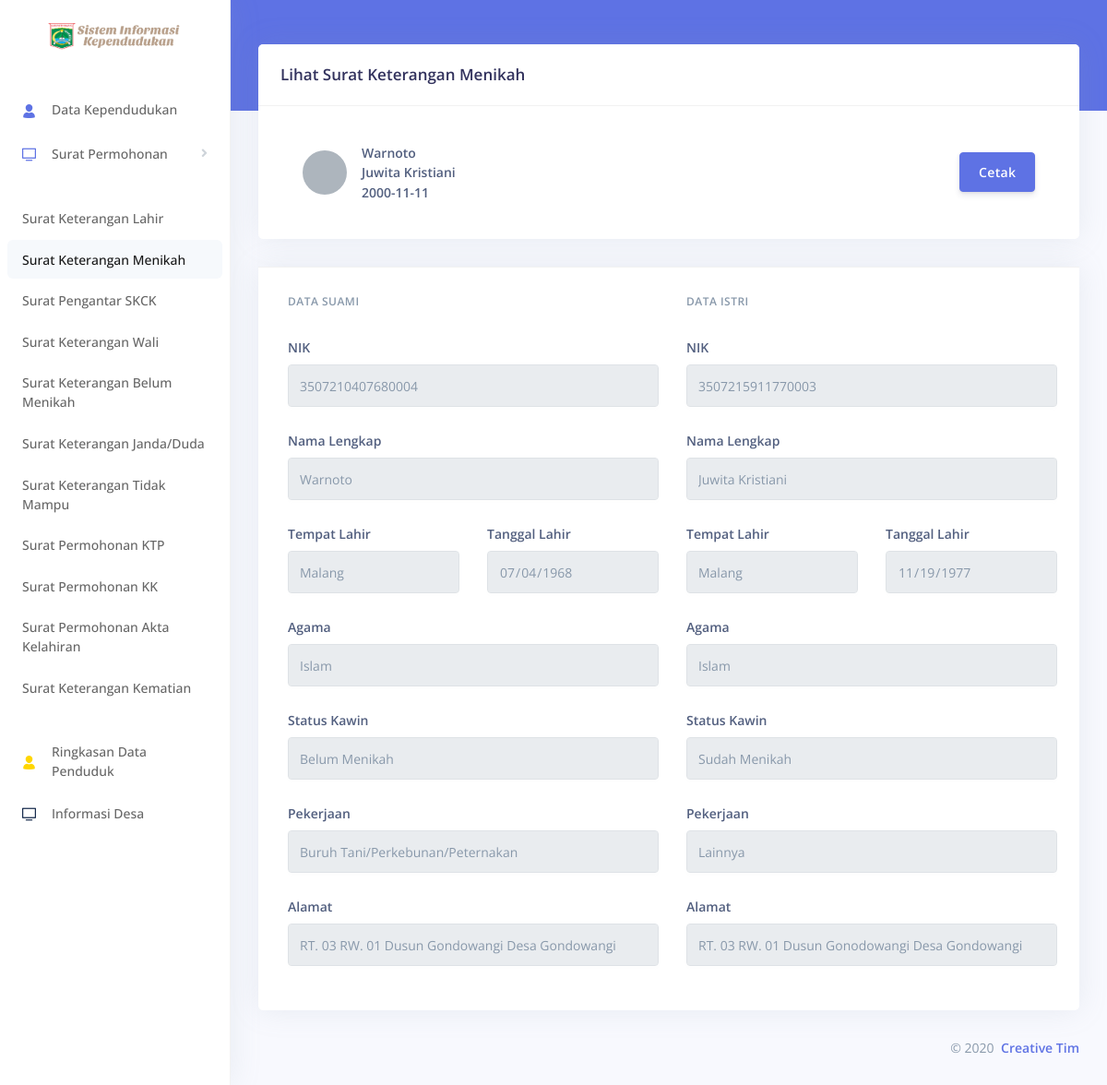
The app's page /Surat_KetMenikah/lihat_data/82 with its own data.
### tables this page shows
CREATE TABLE `surat` (
  `NIK_pemohon` varchar(16) DEFAULT NULL,
  `No_surat` int(11) NOT NULL,
  `jenis_surat` varchar(40) DEFAULT NULL,
  `tanggal_pengajuan` datetime DEFAULT current_timestamp(),
  `tanggal_terima` datetime DEFAULT current_timestamp(),
  `Nama_lahir` varchar(16) DEFAULT NULL,
  `Jenis_kelamin` enum('Laki-laki','Perempuan') DEFAULT NULL,
  `Jam_lahir` time DEFAULT NULL,
  `Hari_lahir` enum('Senin','Selasa','Rabu','Kamis','Jum''at','Sabtu','Minggu') NOT NULL,
  `Tanggal_lahir` date DEFAULT NULL,
  `Tempat_lahir` varchar(16) DEFAULT NULL,
  `Nama_ayah` varchar(16) DEFAULT NULL,
  `Nama_ibu` varchar(16) DEFAULT NULL,
  `Anak_ke` int(11) DEFAULT NULL,
  `Tanggal_kematian` date DEFAULT NULL,
  `Hari_mati` enum('Senin','Selasa','Rabu','Kamis','Jum''at','Sabtu') DEFAULT NULL,
  `Sebab_kematian` varchar(50) DEFAULT NULL,
  `Lokasi_kematian` varchar(50) DEFAULT NULL,
  `Tanggal_menikah` date DEFAULT NULL,
  `Wali_dari` varchar(16) DEFAULT NULL,
  `Keperluan` varchar(16) DEFAULT NULL,
  `Status_perceraian` varchar(30) DEFAULT NULL,
  `NIK_suami` varchar(16) DEFAULT NULL,
  `NIK_istri` varchar(16) DEFAULT NULL,
  `KK_Lama` varchar(15) DEFAULT NULL,
  `NIK_KK_Lama` varchar(16) DEFAULT NULL,
  `KK_ditempati` varchar(15) DEFAULT NULL,
  `NIK_KK_ditempati` varchar(16) DEFAULT NULL,
  `Alasan` varchar(30) DEFAULT NULL
);

CREATE TABLE `data_penduduk` (
  `No_KK` varchar(16) NOT NULL,
  `Nama_Lengkap` varchar(30) DEFAULT NULL,
  `NIK` varchar(16) NOT NULL,
  `Jenis_Kelamin` enum('Laki-laki','Perempuan') DEFAULT NULL,
  `Tempat_Lahir` varchar(30) DEFAULT NULL,
  `Tanggal_Lahir` date DEFAULT NULL,
  `Agama` enum('Islam','Kristen','Katholik','Hindu','Budha') DEFAULT NULL,
  `No_Telp` varchar(16) NOT NULL,
  `No_RT` int(11) NOT NULL,
  `No_RW` int(11) NOT NULL,
  `Dusun` varchar(15) NOT NULL,
  `Kode_pos` int(11) NOT NULL,
  `Pendidikan` enum('Belum Tamat SD/Sederajat','Tidak Tamat SD/Sederajat','SD/Sederajat','SMP/Sederajat','SMA/Sederajat','D1','D2','D3','S1','S2') NOT NULL,
  `Pekerjaan` enum('Apoteker','Bidan','Buruh Tani/Perkebunan/Peternakan','Dosen/Guru','Industri','Karyawan BUMd/BUMN/Honorer/Swasta','Polisi/TNI','Konstruksi/Mekanik','RT','Pedagang','ASN','Pelajar','Wiraswasta','Belum/Tidak Bekerja','Lainnya') NOT NULL,
  `Gol_darah` enum('A','B','O','AB') NOT NULL,
  `Status_kawin` varchar(15) NOT NULL,
  `Tanggal_kawin` date NOT NULL,
  `SHDK` enum('Kepala Keluarga','Istri','Anak','Menantu','Mertua','Orang Tua','Suami','Cucu','Famili Lain','Lainnya') NOT NULL,
  `Status_keberadaan` varchar(10) NOT NULL
);

### application/controllers/Surat_KetMenikah.php (called while the page is built, shortened)
<?php
class Surat_KetMenikah extends CI_Controller
{
    function __construct()
    {
        $this->load->library('pdf');
        $this->load->model('M_ketmenikah');
        $this->load->library('session');
    }
    public function lihat_data($No_surat)
    {
        $this->load->model('M_ketmenikah');
        $data['detail'] = $this->M_ketmenikah->lihat($No_surat);
        $data['detail2'] = $this->M_ketmenikah->lihat2($No_surat);
        $this->load->view('templates/header3');
        $this->load->view('keterangan_menikah/v_lihatketmenikah', $data);
        $this->load->view('templates/footer');
    }
}

### index.php (called while the page is built, shortened)
<?php
require_once BASEPATH.'core/CodeIgniter.php';

### application/models/M_ketmenikah.php (called while the page is built, shortened)
<?php
class M_ketmenikah extends CI_Model
{
    public function lihat($No_surat = NULL)
    {
        return $this->db->from('data_penduduk')
            ->join('surat', 'surat.NIK_suami=data_penduduk.NIK')->where('surat.No_surat', $No_surat)
            ->get()
            ->row();
    }
    public function lihat2($No_surat = NULL)
    {
        return $this->db->from('data_penduduk')
            ->join('surat', 'surat.NIK_istri=data_penduduk.NIK')->where('surat.No_surat', $No_surat)
            ->get()
            ->row();
    }
}

### application/views/keterangan_menikah/v_lihatketmenikah.php (the view, shortened to what this page needs)
<div class="main-content" id="panel">
    <div class="header bg-primary pb-6">
      <div class="container-fluid">
        <div class="header-body">
          <div class="row align-items-center py-4">
          </div>
        </div>
      </div>
    </div>
    <div class="container-fluid mt--6">
      <div class="row">
        <div class="col">
          <div class="card">
            <div class="card-header border-0">
              <h3 class="mb-0">Lihat Surat Keterangan Menikah</h3>
            </div>
            <div class="card-footer py-4">
              <div class="table-responsive">
                <table class="table align-items-center table-flush">
                  <tbody class="list">
                    <tr>
                      <th scope="row">
                        <div class="media align-items-center">
                          <a href="#" class="avatar rounded-circle mr-3">
                          </a>
                          <div class="media-body">
                            <span class="name mb-0 text-sm"><?php echo $detail->Nama_Lengkap ?></span>
                            <br><span class="name mb-0 text-sm"><?php echo $detail2->Nama_Lengkap ?></span>
                            <br><span class="name mb-0 text-sm"><?php echo $detail2->Tanggal_menikah ?></span>
                          </div>
                        </div>
                      </th>
                      <td class="text-right">
                      <?php echo anchor('Surat_KetMenikah/cetak/' . $detail->No_surat, '<div class="btn btn-primary my-2">Cetak</div>') ?>
                      </td>
                    </tr>
                  </tbody>
                </table>
              </div>
            </div>
          </div>
        </div>
      </div>
      <div class="row">
        <div class="col">
          <div class="card">
            <div class="card-footer py-4">
                <form>
                  <div class="pl-lg-2">
                    <div class="row">
                      <div class="col-lg-6">
                        <div class="form-group">
                          <h6 class="heading-small text-muted mb-4">Data Suami</h6>
                        </div>
                      </div>
                      <div class="col-lg-6">
                        <div class="form-group">
                          <h6 class="heading-small text-muted mb-4">Data Istri</h6>
                        </div>
                      </div>
                    </div>
                    <div class="row">
                      <div class="col-lg-6">
                        <div class="form-group">
                          <label class="form-control-label" for="input-niksuami">NIK</label>
                          <input type="number" id="input-niksuami" class="form-control" disabled value="<?php echo $detail->NIK_suami ?>">
                        </div>
                      </div>
                      <div class="col-lg-6">
                        <div class="form-group">
                          <label class="form-control-label" for="input-nikistri">NIK</label>
                          <input type="number" id="input-nikistri" class="form-control" disabled value="<?php echo $detail2->NIK_istri ?>">
                        </div>
                      </div>
                    </div>
                    <div class="row">
                      <div class="col-lg-6">
                        <div class="form-group">
                          <label class="form-control-label" for="input-namalengkapsuami">Nama Lengkap</label>
                          <input type="text" id="input-namalengkapsuami" class="form-control" disabled value="<?php echo $detail->Nama_Lengkap ?>">
                        </div>
                      </div>
                      <div class="col-lg-6">
                        <div class="form-group">
                          <label class="form-control-label" for="input-namalengkapistri">Nama Lengkap</label>
                          <input type="text" id="input-namalengkapistri" class="form-control" disabled value="<?php echo $detail2->Nama_Lengkap ?>">
                        </div>
                      </div>
                    </div>
                    <div class="row">
                      <div class="col-lg-3">
                        <div class="form-group">
                          <label class="form-control-label" for="input-tempatlahirsuami">Tempat Lahir</label>
                          <input type="text" id="input-tempatlahirsuami" class="form-control" disabled value="<?php echo $detail->Tempat_Lahir ?>">
                        </div>
                      </div>
                      <div class="col-lg-3">
                        <div class="form-group">
                          <label class="form-control-label" for="input-tanggallahirsuami">Tanggal Lahir</label>
                          <input type="date" id="input-tanggallahirsuami" class="form-control" disabled value="<?php echo $detail->Tanggal_Lahir ?>">
                        </div>
                      </div>
                      <div class="col-lg-3">
                        <div class="form-group">
                          <label class="form-control-label" for="input-tempatlahiristri">Tempat Lahir</label>
                          <input type="text" id="input-tempatlahiristri" class="form-control" disabled value="<?php echo $detail2->Tempat_Lahir ?>">
                        </div>
                      </div>
                      <div class="col-lg-3">
                        <div class="form-group">
                          <label class="form-control-label" for="input-tanggallahiristri">Tanggal Lahir</label>
                          <input type="date" id="input-tanggallahiristri" class="form-control" disabled value="<?php echo $detail2->Tanggal_Lahir ?>">
                        </div>
                      </div>
                    </div>
                    <div class="row">
                      <div class="col-lg-6">
                        <div class="form-group">
                          <label class="form-control-label" for="input-agamasuami">Agama</label>
                          <input type="text" id="input-agamasuami" class="form-control" disabled value="<?php echo $detail->Agama ?>">
                        </div>
                      </div>
                      <div class="col-lg-6">
                        <div class="form-group">
                          <label class="form-control-label" for="input-agamaistri">Agama</label>
                          <input type="text" id="input-agamaistri" class="form-control" disabled value="<?php echo $detail2->Agama ?>">
                        </div>
                      </div>
                    </div>
                    <div class="row">
                      <div class="col-lg-6">
                        <div class="form-group">
                          <label class="form-control-label" for="input-statussuami">Status Kawin</label>
                          <input type="text" id="input-statussuami" class="form-control" disabled value="<?php echo $detail->Status_kawin ?>">
                        </div>
                      </div>
                      <div class="col-lg-6">
                        <div class="form-group">
                          <label class="form-control-label" for="input-statusistri">Status Kawin</label>
                          <input type="text" id="input-statusistri" class="form-control" disabled value="<?php echo $detail2->Status_kawin ?>">
                        </div>
                      </div>
                    </div>
                    <div class="row">
                      <div class="col-lg-6">
                        <div class="form-group">
                          <label class="form-control-label" for="input-pekerjaansuami">Pekerjaan</label>
                          <input type="text" id="input-pekerjaansuami" class="form-control" disabled value="<?php echo $detail->Pekerjaan ?>">
                        </div>
                      </div>
                      <div class="col-lg-6">
                        <div class="form-group">
                          <label class="form-control-label" for="input-pekerjaanistri">Pekerjaan</label>
                          <input type="text" id="input-pekerjaanistri" class="form-control" disabled value="<?php echo $detail2->Pekerjaan ?>">
                        </div>
                      </div>
                    </div>
                    <div class="row">
                      <div class="col-lg-6">
                        <div class="form-group">
                          <label class="form-control-label" for="input-alamatsuami">Alamat</label>
                          <input type="text" id="input-alamatsuami" class="form-control" disabled value="RT. 0<?php echo $detail->No_RT ?> RW. 0<?php echo $detail->No_RW ?> Dusun <?php echo $detail->Dusun ?> Desa Gondowangi">
                        </div>
                      </div>
                      <div class="col-lg-6">
                        <div class="form-group">
                          <label class="form-control-label" for="input-alamatistri">Alamat</label>
                          <input type="text" id="input-alamatistri" class="form-control" disabled value="RT. 0<?php echo $detail2->No_RT ?> RW. 0<?php echo $detail2->No_RW ?> Dusun <?php echo $detail2->Dusun ?> Desa Gondowangi">
                        </div>
                      </div>
                    </div>
                  </div>
                </form>
              </div>
            </div>
          </div>
        </div>

### records on screen
surat: NIK_suami.Nama_Lengkap "Warnoto", NIK_istri.Nama_Lengkap "Juwita Kristiani", Tanggal_menikah "2000-11-11", No_surat "Cetak", NIK_suami "3507210407680004", NIK_istri "3507215911770003", NIK_suami.Tempat_Lahir "Malang", NIK_suami.Tanggal_Lahir "07/04/1968", NIK_istri.Tempat_Lahir "Malang", NIK_istri.Tanggal_Lahir "11/19/1977", NIK_suami.Agama "Islam", NIK_istri.Agama "Islam", NIK_suami.Status_kawin "Belum Menikah", NIK_istri.Status_kawin "Sudah Menikah", NIK_suami.Pekerjaan "Buruh Tani/Perkebunan/Peternakan", NIK_istri.Pekerjaan "Lainnya", NIK_suami.Dusun "RT. 03 RW. 01 Dusun Gondowangi Desa Gondowangi", NIK_istri.Dusun "RT. 03 RW. 01 Dusun Gonodowangi Desa Gondowangi"
